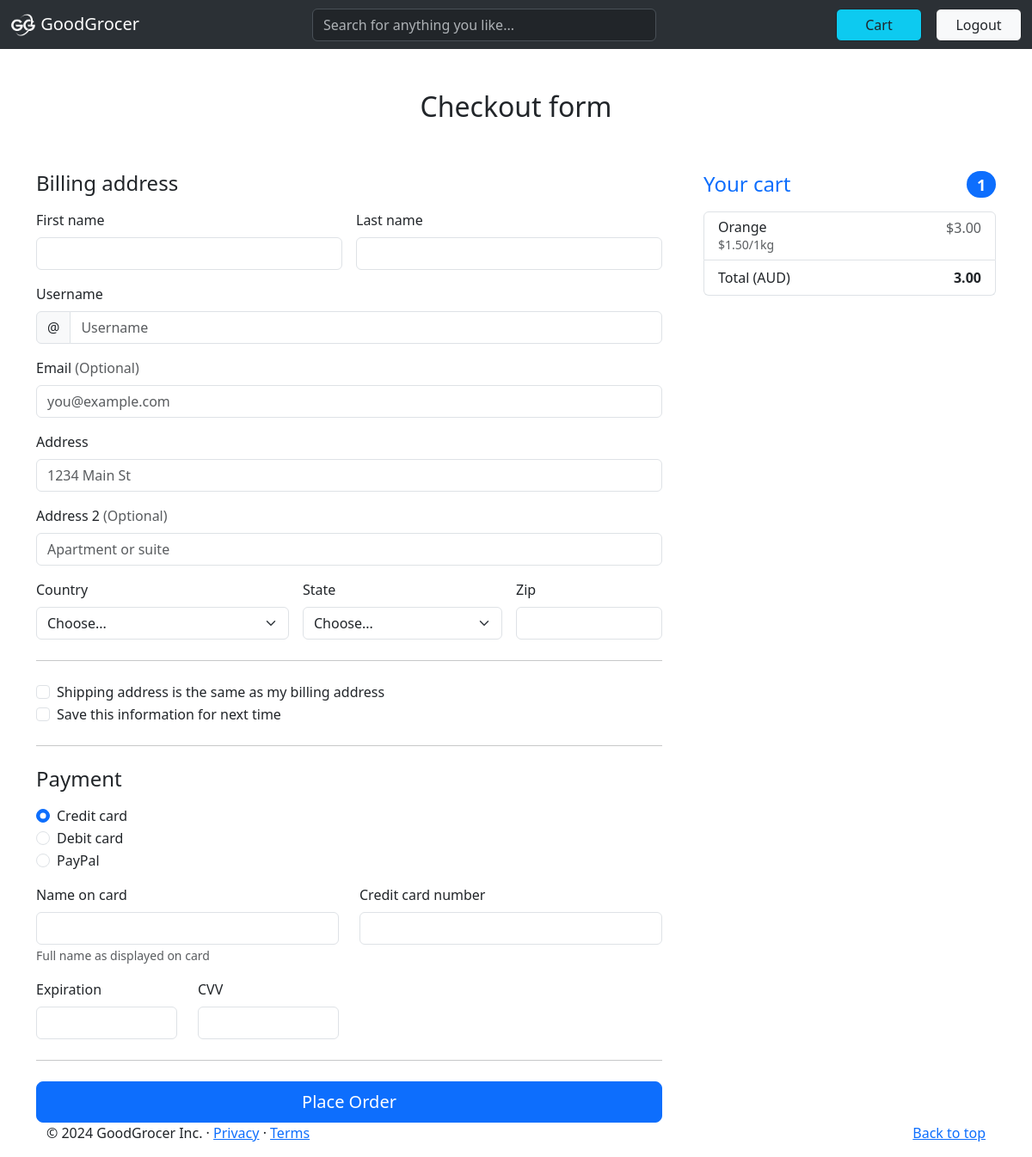
Screenshot of /checkout/2 (signed in) with the database file from the repository.
### home/models.py (models this page shows, shortened)
class CartItem(models.Model):
    cart = models.ForeignKey(Cart, on_delete=models.CASCADE)
    product = models.ForeignKey(productItem, on_delete=models.CASCADE)
    quantity = models.PositiveIntegerField(default=1)
    def total_price(self):
        return self.quantity * self.product.price

class productItem(models.Model):
    subcategory = models.ForeignKey(productSubcategory, on_delete=models.CASCADE)
    name = models.CharField(max_length=200)
    quantity = models.CharField(max_length=100)
    price = models.FloatField()
    onDeal = models.BooleanField(null=True, blank=True)
    imageTag = models.CharField(max_length=200)

### home/views.py (the view)
# urls.py: path('checkout/<str:pk>', views.checkoutPage, name="checkout"),
def checkoutPage(request, pk):
    if request.method == 'POST':
        givenUser = User.objects.get(id=request.user.id)
        cart = Cart.objects.get(user=givenUser)
        if cart:
            cart.delete()
        return redirect('orderPlaced')
    givenUser = User.objects.get(id=pk)
    cart, created = Cart.objects.get_or_create(user=givenUser)
    cartItems = cart.cartitem_set.all()
    total_price = sum(item.total_price() for item in cartItems)
    total_items = cartItems.count()
    context = {
        'cartItems': cartItems, 'total_price': total_price, 'total_items':total_items}
    return render(request, 'checkout.html', context)

### templates/checkout.html (shortened to what this page needs)
{% extends 'main.html' %}
{% load static %}
{% block body %}
<div class="container">
    <main>
      <div class="py-5 text-center">
        <h2>Checkout form</h2>
      </div>
      <div class="row g-5">
        <div class="col-md-5 col-lg-4 order-md-last">
          <h4 class="d-flex justify-content-between align-items-center mb-3">
            <span class="text-primary">Your cart</span>
            <span class="badge bg-primary rounded-pill">{{total_items}}</span>
          </h4>
          <ul class="list-group mb-3">
            {% for item in cartItems %}
            <li class="list-group-item d-flex justify-content-between lh-sm">
              <div>
                <h6 class="my-0">{{item.product.name}}</h6>
                <small class="text-body-secondary">${{item.product.price|floatformat:2}}/{{item.product.quantity}}</small>
              </div>
              <span class="text-body-secondary">${{item.total_price|floatformat:2}}</span>
            </li>
            {% endfor %}
            <li class="list-group-item d-flex justify-content-between">
              <span>Total (AUD)</span>
              <strong>{{total_price|floatformat:2}}</strong>
            </li>
          </ul>
        </div>
        <div class="col-md-7 col-lg-8">
          <h4 class="mb-3">Billing address</h4>
          <form class="needs-validation" novalidate method="POST" action="">
            <div class="row g-3">
              <div class="col-sm-6">
                <label for="firstName" class="form-label">First name</label>
                <input type="text" class="form-control" id="firstName" placeholder="" value="" required>
              </div>
              <div class="col-sm-6">
                <label for="lastName" class="form-label">Last name</label>
                <input type="text" class="form-control" id="lastName" placeholder="" value="" required>
              </div>
              <div class="col-12">
                <label for="username" class="form-label">Username</label>
                <div class="input-group has-validation">
                  <span class="input-group-text">@</span>
                  <input type="text" class="form-control" id="username" placeholder="Username" required>
                </div>
              </div>
              <div class="col-12">
                <label for="email" class="form-label">Email <span class="text-body-secondary">(Optional)</span></label>
                <input type="email" class="form-control" id="email" placeholder="you@example.com">
              </div>
              <div class="col-12">
                <label for="address" class="form-label">Address</label>
                <input type="text" class="form-control" id="address" placeholder="1234 Main St" required>
              </div>
              <div class="col-12">
                <label for="address2" class="form-label">Address 2 <span class="text-body-secondary">(Optional)</span></label>
                <input type="text" class="form-control" id="address2" placeholder="Apartment or suite">
              </div>
              <div class="col-md-5">
                <label for="country" class="form-label">Country</label>
                <select class="form-select" id="country" required>
                  <option value="">Choose...</option>
                </select>
              </div>
              <div class="col-md-4">
                <label for="state" class="form-label">State</label>
                <select class="form-select" id="state" required>
                  <option value="">Choose...</option>
                </select>
              </div>
              <div class="col-md-3">
                <label for="zip" class="form-label">Zip</label>
                <input type="text" class="form-control" id="zip" placeholder="" required>
              </div>
            </div>
            <hr class="my-4">
            <div class="form-check">
              <input type="checkbox" class="form-check-input" id="same-address">
              <label class="form-check-label" for="same-address">Shipping address is the same as my billing address</label>
            </div>
            <div class="form-check">
              <input type="checkbox" class="form-check-input" id="save-info">
              <label class="form-check-label" for="save-info">Save this information for next time</label>
            </div>
            <hr class="my-4">
            <h4 class="mb-3">Payment</h4>
            <div class="my-3">
              <div class="form-check">
                <input id="credit" name="paymentMethod" type="radio" class="form-check-input" checked required>
                <label class="form-check-label" for="credit">Credit card</label>
              </div>
              <div class="form-check">
                <input id="debit" name="paymentMethod" type="radio" class="form-check-input" required>
                <label class="form-check-label" for="debit">Debit card</label>
              </div>
              <div class="form-check">
                <input id="paypal" name="paymentMethod" type="radio" class="form-check-input" required>
                <label class="form-check-label" for="paypal">PayPal</label>
              </div>
            </div>
            <div class="row gy-3">
              <div class="col-md-6">
                <label for="cc-name" class="form-label">Name on card</label>
                <input type="text" class="form-control" id="cc-name" placeholder="" required>
                <small class="text-body-secondary">Full name as displayed on card</small>
              </div>
              <div class="col-md-6">
                <label for="cc-number" class="form-label">Credit card number</label>
                <input type="text" class="form-control" id="cc-number" placeholder="" required>
              </div>
              <div class="col-md-3">
                <label for="cc-expiration" class="form-label">Expiration</label>
                <input type="text" class="form-control" id="cc-expiration" placeholder="" required>
              </div>
              <div class="col-md-3">
                <label for="cc-cvv" class="form-label">CVV</label>
                <input type="text" class="form-control" id="cc-cvv" placeholder="" required>
              </div>
            </div>
            <hr class="my-4">
            <button class="w-100 btn btn-primary btn-lg" type="submit">Place Order</button>
          </form>
        </div>
      </div>
    </main>
{% endblock body %}

### rows the page displays
CartItem: product.name "Orange", product.price "1.50", product.quantity "1kg", total_price "3.00"

### other values shown
{{ total_items }} "1"
{{ total_price|floatformat:2 }} "3.00"
